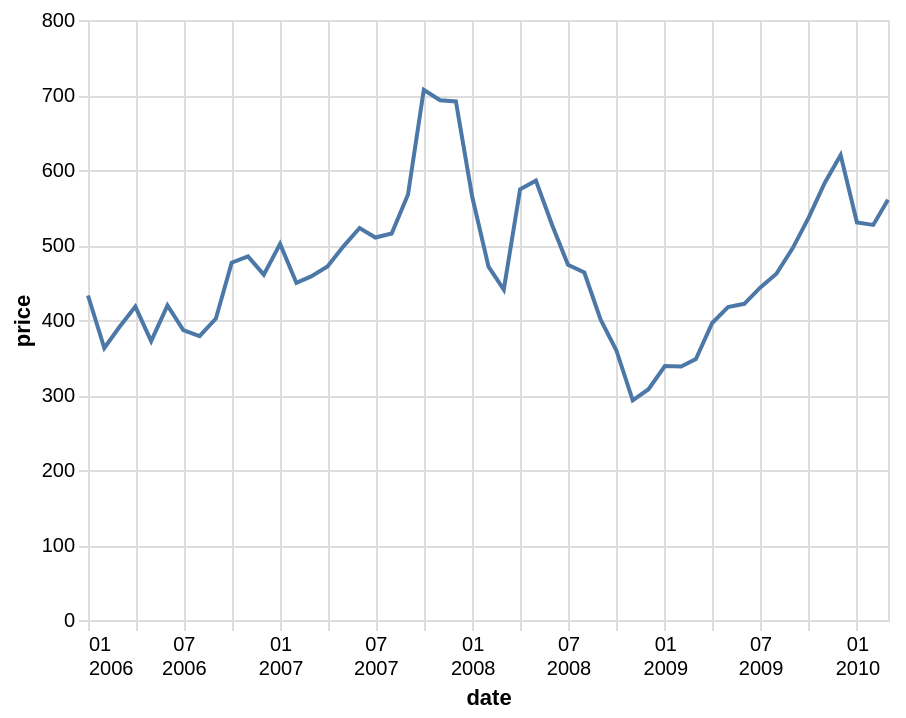

Describe this chart as a Vega-Lite specification.
### Vega-Lite specification from a JSON file in a GitHub repository (floating-point values rounded to 4 significant figures; data arrays with more than 128 entries replaced by an {"elided": "..."} marker saying what was removed)
{"$schema": "https://vega.github.io/schema/vega-lite/v5.json", "config": {"axis": {"domainColor": "#ddd", "tickColor": "#ddd"}, "lineBreak": " "}, "data": {"values": {"elided": "560 records"}, "format": {"parse": {"date": "date"}}}, "encoding": {"x": {"axis": {"format": "%m %Y"}, "field": "date", "type": "temporal"}, "y": {"field": "price", "type": "quantitative"}}, "mark": "line", "transform": [{"filter": "datum.symbol === 'GOOG'"}, {"filter": {"field": "date", "range": [{"year": 2006}, null]}}], "width": 400}
